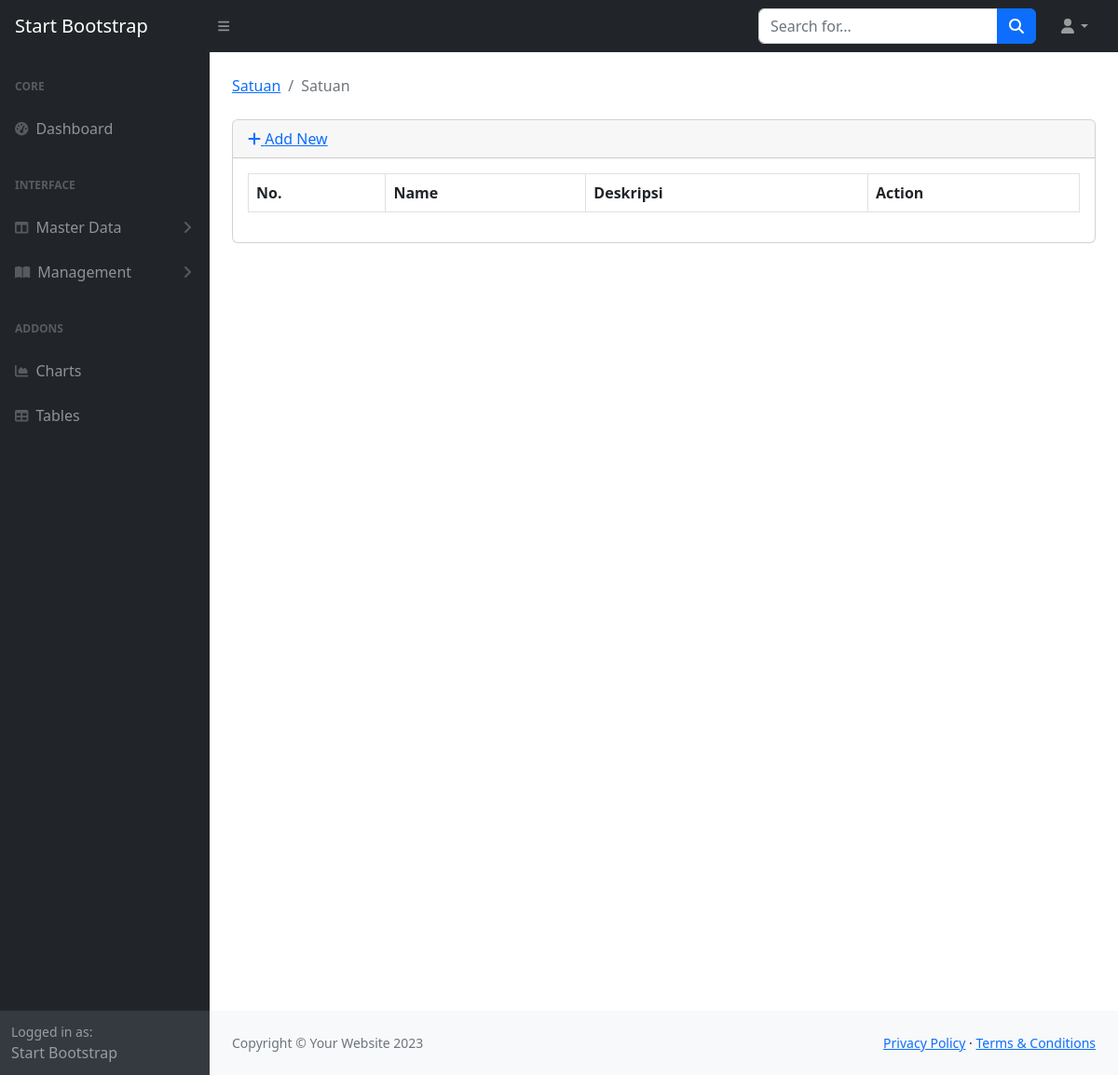
The app's page /index.php/satuan, older data.
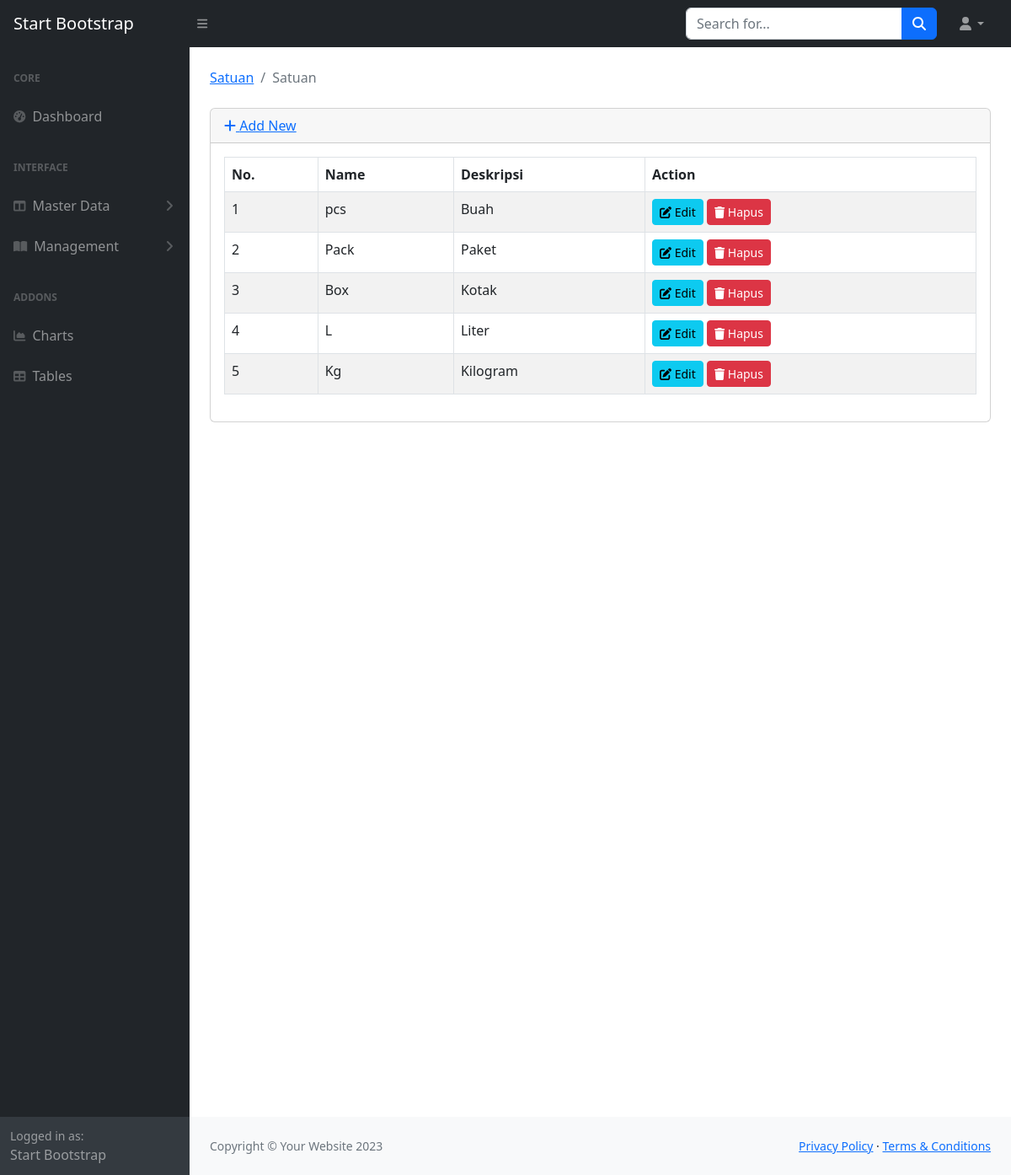
The same page, newer data.
### tables this page shows
CREATE TABLE `satuan` (
  `id` int NOT NULL,
  `name` char(100) DEFAULT NULL,
  `diskripsi` varchar(255) DEFAULT NULL
);

### application/views/template/main.php (called while the page is built, shortened)
<?php
$this->load->view('template/header');
$this->load->view('template/navbar');
$this->load->view('template/sidebar');
$this->load->view($content);

### application/controllers/Satuan.php (called while the page is built, shortened)
<?php
class Satuan extends CI_Controller
{
  public function __construct()
  {
    $this->load->model('Satuan_model');
    $this->load->library('form_validation');
  }
  public function index()
  {
    $data = array(
      'title' => 'Satuan',
      'userlog' => infoLogin(),
      'satuan' => $this->Satuan_model->getAll(),
      'content' => 'satuan/index'
    );
    $this->load->view('template/main', $data);
  }
}

### index.php (called while the page is built, shortened)
<?php
require_once BASEPATH.'core/CodeIgniter.php';

### application/helpers/pos_helper.php (called while the page is built, shortened)
<?php
function infoLogin(){
  $ci = get_instance();
  return $ci->db->get_where('user', ['username' => $ci->session->userdata('username')])->row_array();
}
?>

### application/models/Satuan_model.php (called while the page is built, shortened)
<?php defined('BASEPATH') or exit('No direct script access allowed');
class Satuan_model extends CI_Model
{
  protected $_table = 'satuan';
  public function getAll()
  {
    return $this->db->get($this->_table)->result();
  }
}

### application/views/satuan/index.php (the view, shortened to what this page needs)
<main>
  <div class="container-fluid px-4">
    <ol class="breadcrumb mb-4">
      <li class="breadcrumb-item"><a href="<?php echo site_url('satuan') ?>">Satuan</a></li>
      <li class="breadcrumb-item active"><?php echo $title; ?></li>
    </ol>
    <div class="card mb-4">
      <div class="card-header">
        <a href="<?php echo site_url('satuan/add'); ?>"><i class="fas fa-plus"></i> Add New</a>
      </div>
      <div class="card-body">
        <div class="table-responsive">
          <table class="table table-striped table-bordered table-hover" id="tabelkelas" width="100%" cellspacing="0">
            <thead>
              <tr>
                <th>No.</th>
                <th>Name</th>
                <th>Deskripsi</th>
                <th>Action</th>
              </tr>
            </thead>
            <tbody>
              <?php
              $no = 1;
              foreach ($satuan as $satuan) {
                echo "<tr>
                  <td>{$no}</td>
                  <td>{$satuan->name}</td>
                  <td>{$satuan->diskripsi}</td>
                  <td>
                    <div>
                      <a href='" . base_url('satuan/getedit/' . $satuan->id) . "' class='btn btn-sm btn-info'><i class='fas fa-edit'></i> Edit</a>
                      <a href='" . base_url('satuan/delete/' . $satuan->id) . "' class='btn btn-sm btn-danger'
                        onclick='return confirm(\"Ingin mengapus data satuan ini?\");'><i class='fas fa-trash'></i> Hapus</a>
                    </div>
                  </td>
                </tr>";
                $no++;
              }?>
            </tbody>
          </table>
        </div>
      </div>
    </div>
    <div style="height: 100vh;"></div>
  </div>
</main>

Row changes from the older to the newer data that the page shows:
added satuan: name "pcs", diskripsi "Buah"
added satuan: name "Pack", diskripsi "Paket"
added satuan: name "Box", diskripsi "Kotak"
added satuan: name "L", diskripsi "Liter"
added satuan: name "Kg", diskripsi "Kilogram"
